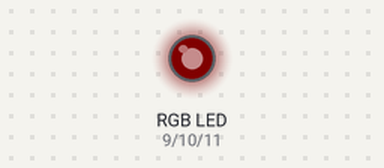
This sketch was run on a simulated Arduino Uno, built with avr-gcc and run on an emulated ATmega328P. Parts: an RGB LED mixed from three pins (HIGH = lit). Dim RGB values are drawn brighter than linear.

Above: at 0.05 s.
At 1.15 s:
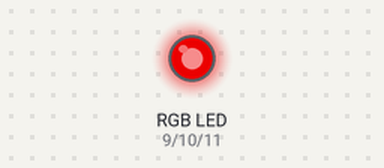
At 2.3 s:
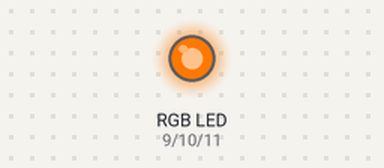
At 4.55 s:
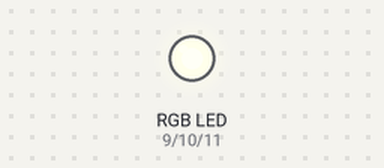
At 6.8 s:
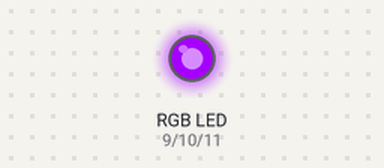
At 9.05 s:
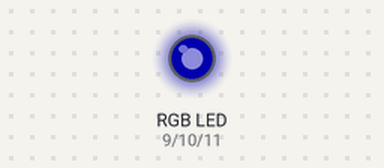
Timing chart, 0 to 12.2 s (numbered marks = the images above):
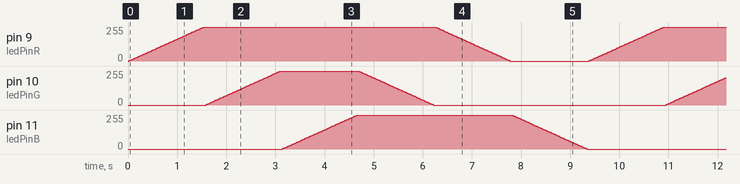

The sketch:

ch5-3.ino
```cpp
int ledPinR = 9;    // LED connected to digital pin 9 red
int ledPinG = 10;    // LED connected to digital pin 10 green
int ledPinB = 11;    // LED connected to digital pin 11 blue

void setup()  {

}

void loop()  {
  for(int fadeValue = 0 ; fadeValue <= 255; fadeValue +=5) {
    analogWrite(ledPinR, fadeValue);
    delay(30);
  }


  for(int fadeValue = 0 ; fadeValue <= 255; fadeValue +=5) {
    analogWrite(ledPinG, fadeValue);
    delay(30);
  }


  for(int fadeValue = 0 ; fadeValue <= 255; fadeValue +=5) {
    analogWrite(ledPinB, fadeValue);
    delay(30);
  }


  for(int fadeValue = 255 ; fadeValue >= 0; fadeValue -=5) {
    analogWrite(ledPinG, fadeValue);
    delay(30);
  }


  for(int fadeValue = 255 ; fadeValue >= 0; fadeValue -=5) {
    analogWrite(ledPinR, fadeValue);
    delay(30);
  }


  for(int fadeValue = 255 ; fadeValue >= 0; fadeValue -=5) {
    analogWrite(ledPinB, fadeValue);
    delay(30);
  }


}
```
